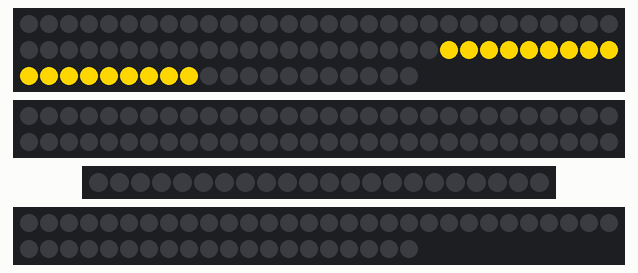
The sketch below on a simulated Arduino Uno, built with avr-gcc and run on an emulated ATmega328P. Parts: 80 RGB LEDs in strip order, left to right, continuing on the next row, 60 RGB LEDs in strip order, left to right, continuing on the next row, 22 RGB LEDs in strip order, left to right, 50 RGB LEDs in strip order, left to right, continuing on the next row. Colours are those a GRB WS2812 strip shows for the declared byte order.

Above: at 1.2 s.

Measured:
- what the display in image 0 shows lasts 1.0 s, from 1.2 s to 2.2 s

The sketch:

led_strip_test.ino
```cpp
#include <FastLED.h>
#include "status.h"

// How many leds in your strip?
#define ARM_NUM 80
#define HAND_NUM 60
#define BACK_NUM 22
#define FINGER_NUM 50

// For led chips like WS2812, which have a data line, ground, and power, you just
// need to define DATA_PIN.  For led chipsets that are SPI based (four wires - data, clock,
// ground, and power), like the LPD8806 define both DATA_PIN and CLOCK_PIN
// Clock pin only needed for SPI based chipsets when not using hardware SPI
#define BACK_PIN 2
#define HAND_PIN 3
#define FINGER_PIN 4
#define ARM_PIN 5
//#define CLOCK_PIN 13

// Define the array of leds
CRGB arm_leds[ARM_NUM];
CRGB hand_leds[HAND_NUM];
CRGB back_leds[BACK_NUM];
CRGB finger_leds[FINGER_NUM];

CRGB cyan = CRGB(144, 0, 255);
CRGB yellow = CRGB(215, 255, 0);

void setup()
{
    FastLED.addLeds<WS2812, ARM_PIN>(arm_leds, ARM_NUM);    // GRB ordering is typical
    FastLED.addLeds<WS2812, HAND_PIN>(hand_leds, HAND_NUM); // GRB ordering is typical
    FastLED.addLeds<WS2812, BACK_PIN>(back_leds, BACK_NUM);
    FastLED.addLeds<WS2812, FINGER_PIN>(finger_leds, FINGER_NUM);
    off();
}

void loop()
{
    // energy();
    // back_up();
    // gradLight();
    // arm_side();
    // energy();
    // finger_two();
    // finger_five();
    // back(ON);
    // finger(FADE);
    armRight(FADE);
    delay(1000);
    off();
    // stable();
    // hand(ON);
}

void energy()
{
    for (int i = 19; i <= 23; i++)
    {
        arm_leds[i - 1] = cyan;
    }
    arm_leds[27] = cyan;
    arm_leds[28] = cyan;
    FastLED.show();
    delay(500);
    for (int i = 24; i <= 27; i++)
    {
        arm_leds[i - 1] = cyan;
        FastLED.show();
        delay(150);
    }

    for (int i = 1; i <= 3; i++)
    {
        hand_leds[i - 1] = cyan;
        FastLED.show();
        delay(150);
    }

    for (int i = 4; i <= 10; i++)
    {
        hand_leds[i - 1] = cyan;
        hand_leds[21 - i - 1] = cyan;
        FastLED.show();
        delay(150);
    }

    for (int i = 30; i <= 40; i++)
    {
        arm_leds[i - 1] = cyan;
        arm_leds[81 - i - 1] = cyan;
        FastLED.show();
        delay(50);
    }
    delay(500);
}
void back_up()
{
    for (int i = 21; i >= 18; i--)
    {
        hand_leds[i - 1] = cyan;
        hand_leds[51 - i - 1] = cyan;
        FastLED.show();
        delay(100);
    }
    for (int i = 0; i <= 10; i++)
    {
        back_leds[i - 1] = cyan;
        back_leds[21 - i - 1] = cyan;
        FastLED.show();
        delay(100);
    }
}
void finger_two()
{
    for (int i = 1; i <= 4; i++)
    {
        for (int j = 0; j < 4; j++)
        {
            finger_leds[i + 7 * j - 1] = yellow;
        }
        FastLED.show();
    }
    for (int i = 22; i <= 26; i++)
    {
        hand_leds[i - 1] = yellow;
    }
    FastLED.show();
    delay(200);
    for (int i = 5; i <= 7; i++)
    {
        for (int j = 0; j < 4; j++)
        {
            finger_leds[i + 7 * j - 1] = yellow;
        }
        FastLED.show();
    }
    for (int i = 27; i <= 29; i++)
    {
        hand_leds[i - 1] = yellow;
    }
    FastLED.show();
    delay(500);
    CRGB rainbow[] = {CRGB(0, 255, 0), CRGB(80, 255, 0), CRGB(215, 255, 0), CRGB(255, 0, 0), CRGB(206, 135, 235), CRGB(144, 30, 255), CRGB(51, 153, 225)};
    for (int i = 7; i >= 1; i--)
    {
        for (int j = 0; j < 4; j++)
        {
            finger_leds[i + 7 * j - 1] = rainbow[7 - i];
        }
        hand_leds[22 + i - 1] = rainbow[7 - i];
        FastLED.show();
        delay(100);
    }
    delay(200);
    for (int i = 7; i >= 1; i--)
    {
        for (int j = 0; j < 4; j++)
        {
            finger_leds[i + 7 * j - 1] = yellow;
        }
        hand_leds[22 + i - 1] = yellow;
        // delay(50);
        FastLED.show();
    }
    delay(500);
}
void off()
{
    for (int i = 0; i < ARM_NUM; i++)
    {
        arm_leds[i] = CRGB::Black;
    }
    for (int i = 0; i < HAND_NUM; i++)
    {
        hand_leds[i] = CRGB::Black;
    }
    for (int i = 0; i < BACK_NUM; i++)
    {
        back_leds[i] = CRGB::Black;
    }
    for (int i = 0; i < FINGER_NUM; i++)
    {
        finger_leds[i] = CRGB::Black;
    }
    FastLED.show();
    delay(500);
}

void arm_side()
{
    for (int k = 1; k <= 3; k++)
    {
        for (int j = 255; j > 0; j -= 4)
        {
            for (int i = 1; i <= 18; i++)
            {
                arm_leds[i - 1] = yellow;
                arm_leds[i - 1].fadeLightBy(j);
                arm_leds[51 + i - 1] = yellow;
                arm_leds[51 + i - 1].fadeLightBy(j);
            }
            FastLED.show();
        }
        for (int j = 0; j <= 255; j += 4)
        {
            for (int i = 1; i <= 18; i++)
            {
                arm_leds[i - 1] = yellow;
                arm_leds[i - 1].fadeLightBy(j);
                arm_leds[51 + i - 1] = yellow;
                arm_leds[51 + i - 1].fadeLightBy(j);
            }
            FastLED.show();
        }
    }

    for (int i = 1; i <= 5; i++)
    {
        for (int j = 1; j <= 18; j++)
        {
            arm_leds[j - 1] = CRGB::Black;
            arm_leds[51 + j - 1] = CRGB::Black;
        }
        FastLED.show();
        delay(150);
        for (int j = 1; j <= 18; j++)
        {
            arm_leds[j - 1] = yellow;
            arm_leds[51 + j - 1] = yellow;
        }
        FastLED.show();
        delay(150);
    }
    delay(500);
}
void finger_five()
{
    for (int i = 22; i <= 29; i++)
    {
        hand_leds[i - 1] = yellow;
    }
    FastLED.show();
    delay(300);
    for (int i = 22; i <= 29; i++)
    {
        hand_leds[i - 1] = CRGB::Black;
    }
    FastLED.show();
    for (int i = 0; i <= 3; i++)
    {
        for (int j = 1; j <= 7; j++)
        {
            finger_leds[j + i * 7 - 1] = yellow;
        }
        FastLED.show();
        delay(300);
        for (int j = 1; j <= 7; j++)
        {
            finger_leds[j + i * 7 - 1] = CRGB::Black;
        }
    }
}

void stable()
{
    for (int i = 19; i <= 23; i++)
    {
        arm_leds[i - 1] = cyan;
    }
    arm_leds[28] = cyan;
    arm_leds[29] = cyan;
    for (int i = 24; i <= 29; i++)
    {
        arm_leds[i - 1] = cyan;
    }
    for (int i = 1; i <= 3; i++)
    {
        hand_leds[i - 1] = cyan;
    }
    for (int i = 4; i <= 10; i++)
    {
        hand_leds[i - 1] = cyan;
        hand_leds[21 - i - 1] = cyan;
    }
    for (int i = 30; i <= 40; i++)
    {
        arm_leds[i - 1] = cyan;
        arm_leds[81 - i - 1] = cyan;
    }
    for (int j = 1; j <= 18; j++)
    {
        arm_leds[j - 1] = yellow;
        arm_leds[51 + j - 1] = yellow;
    }
    for (int i = 22; i <= 29; i++)
    {
        hand_leds[i - 1] = yellow;
    }
    for (int i = 0; i <= 3; i++)
    {
        for (int j = 1; j <= 7; j++)
        {
            finger_leds[j + i * 7 - 1] = yellow;
        }
    }
    FastLED.show();
}
void gradLight()
{
    for (int j = 255; j > 0; j--)
    {
        for (int i = 1; i <= BACK_NUM; i++)
        {
            back_leds[i - 1] = cyan;
            back_leds[i - 1].fadeLightBy(j);
        }
        FastLED.show();
        // delay();
    }
    for (int j = 0; j <= 255; j++)
    {
        for (int i = 1; i <= BACK_NUM; i++)
        {
            back_leds[i - 1] = cyan;
            back_leds[i - 1].fadeLightBy(j);
        }
        FastLED.show();
        // delay(3);
    }
}

void back(status st)
{
    CRGB color;
    switch (st)
    {
    case ON:
        color = yellow;
        break;
    case OFF:
        color = CRGB::Black;
        break;
    case FADE:
        color = yellow;
        for (int j = 255; j > 0; j -= 3)
        {
            for (int i = 21; i >= 18; i--)
            {
                hand_leds[i - 1] = color;
                hand_leds[i - 1].fadeLightBy(j);
                hand_leds[51 - i - 1] = color;
                hand_leds[51 - i - 1].fadeLightBy(j);
            }
            FastLED.show();
            for (int i = 0; i <= 10; i++)
            {
                back_leds[i - 1] = color;
                back_leds[i - 1].fadeLightBy(j);
                back_leds[21 - i - 1] = color;
                back_leds[21 - i - 1].fadeLightBy(j);
            }
            FastLED.show();
        }
        return;
    }
    for (int i = 21; i >= 18; i--)
    {
        hand_leds[i - 1] = color;
        hand_leds[51 - i - 1] = color;
    }
    for (int i = 0; i <= 10; i++)
    {
        back_leds[i - 1] = color;
        back_leds[21 - i - 1] = color;
    }
    FastLED.show();
}

void finger(status st)
{
    CRGB color;
    switch (st)
    {
    case ON:
        color = yellow;
        break;
    case OFF:
        color = CRGB::Black;
        break;
    case FADE:
        color = yellow;
        for (int k = 255; k > 0; k -= 3)
        {
            for (int i = 1; i <= 4; i++)
            {
                for (int j = 0; j < 4; j++)
                {
                    finger_leds[i + 7 * j - 1] = color;
                    finger_leds[i + 7 * j - 1].fadeLightBy(k);
                }
            }
            for (int i = 22; i <= 26; i++)
            {
                hand_leds[i - 1] = color;
                hand_leds[i - 1].fadeLightBy(k);
            }
            for (int i = 5; i <= 7; i++)
            {
                for (int j = 0; j < 4; j++)
                {
                    finger_leds[i + 7 * j - 1] = color;
                    finger_leds[i + 7 * j - 1].fadeLightBy(k);
                }
            }
            for (int i = 27; i <= 29; i++)
            {
                hand_leds[i - 1] = color;
                hand_leds[i - 1].fadeLightBy(k);
            }
            FastLED.show();
        }
        return;
    }
    for (int i = 1; i <= 4; i++)
    {
        for (int j = 0; j < 4; j++)
        {
            finger_leds[i + 7 * j - 1] = color;
        }
    }
    for (int i = 22; i <= 26; i++)
    {
        hand_leds[i - 1] = color;
    }
    for (int i = 5; i <= 7; i++)
    {
        for (int j = 0; j < 4; j++)
        {
            finger_leds[i + 7 * j - 1] = color;
        }
    }
    for (int i = 27; i <= 29; i++)
    {
        hand_leds[i - 1] = color;
    }
    FastLED.show();
}
void armLeft(status st)
{
    CRGB color;
    switch (st)
    {
    case ON:
        color = yellow;
        break;
    case OFF:
        color = CRGB::Black;
        break;
    case FADE:
        color = yellow;
        ;
        for (int j = 255; j > 0; j -= 4)
        {
            for (int i = 1; i <= 18; i++)
            {
                arm_leds[i - 1] = color;
                arm_leds[i - 1].fadeLightBy(j);
            }
            FastLED.show();
        }
        return;
    }
    for (int i = 1; i <= 18; i++)
    {
        arm_leds[i - 1] = color;
    }
    FastLED.show();
}

void armRight(status st)
{
    CRGB color;
    switch (st)
    {
    case ON:
        color = yellow;
        break;
    case OFF:
        color = CRGB::Black;
        break;
    case FADE:
        color = yellow;
        for (int j = 255; j > 0; j -= 4)
        {
            for (int i = 1; i <= 18; i++)
            {
                arm_leds[51 + i - 1] = color;
                arm_leds[51 + i - 1].fadeLightBy(j);
            }
            FastLED.show();
        }
        return;
    }
    for (int i = 1; i <= 18; i++)
    {
        arm_leds[51 + i - 1] = color;
    }
    FastLED.show();
}

void hand(status st)
{
    CRGB color;
    switch (st)
    {
    case ON:
        color = cyan;
        break;
    case OFF:
        color = CRGB::Black;
        break;
    }
    for (int i = 1; i <= 17; i++)
    {
        hand_leds[i - 1] = color;
    }
    FastLED.show();
}
```

status.h
```cpp
enum status
{
  ON,
  OFF,
  FADE
};
```
